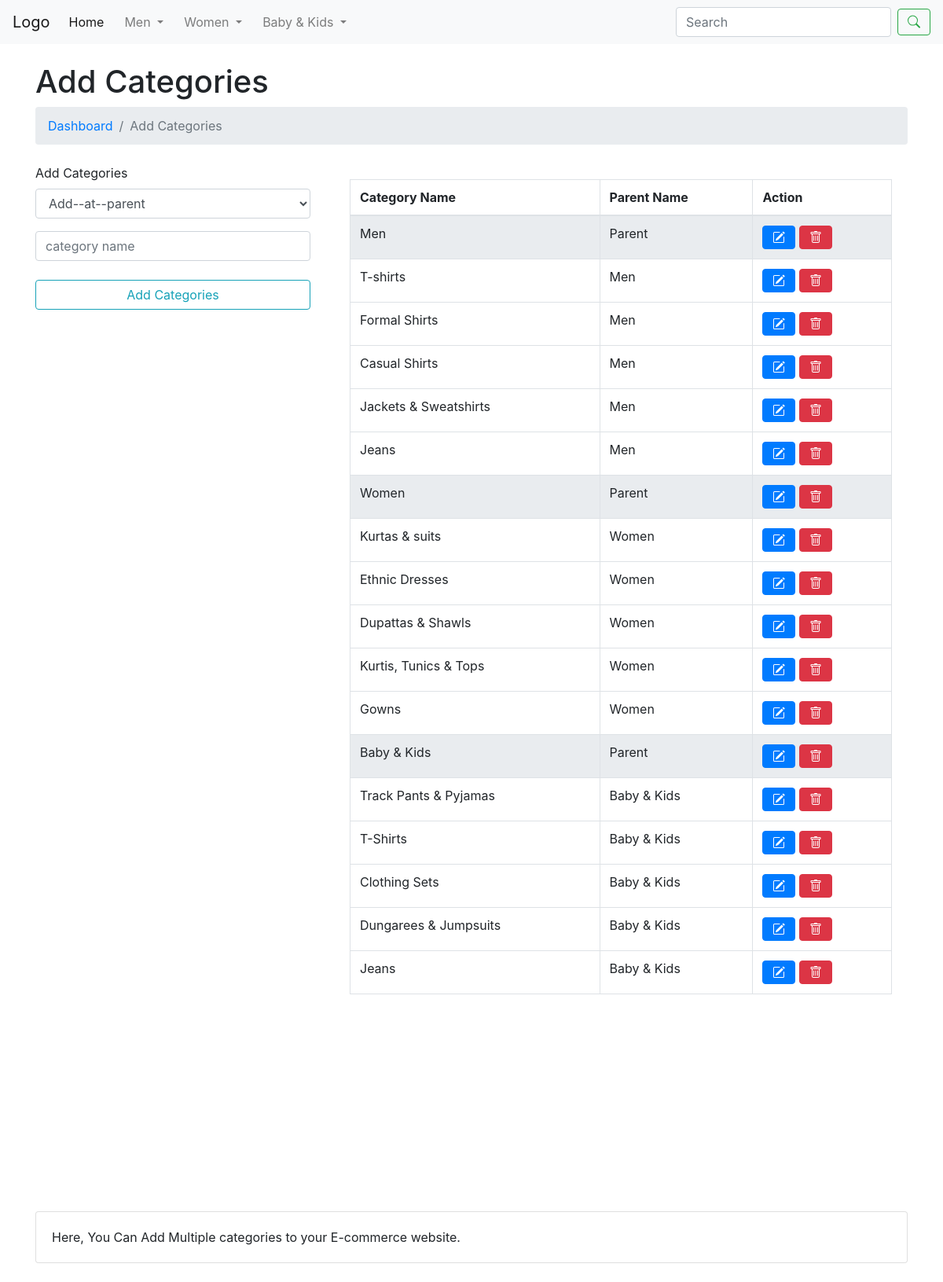
The page / on the database its author committed.
### tables this page shows
CREATE TABLE `tbl_categories` (
  `category_id` int(11) NOT NULL,
  `category_name` varchar(255) NOT NULL,
  `parent_category_id` int(11) NOT NULL
);

### index.php (the view, shortened to what this page needs)
<?php
  include("database_connection.php");
  include("navigation_bar.php");
?>
    <div id="layoutSidenav_content">
      <main>
        <div class="container">
          <h1 class="mt-4">Add Categories</h1>
          <ol class="breadcrumb mb-4">
            <li class="breadcrumb-item"><a href="index.html">Dashboard</a></li>
            <li class="breadcrumb-item active">Add Categories</li>
          </ol>
            <div class="row">
                <div class="col-md-4">
                    <form class="form" method="POST" action="">
                  <div class="form-group">
                    <label for="add_categories">Add Categories</label>
                    <select class="form-control" id="parent_category_id" name="parent_category_id">
                      <option value="0">Add--at--parent</option>
                    </select>
                  </div>
                  <input class="form-control" type="text" name="category_name" placeholder="category name"  id="category_name" />
                  <br>
                  <button type="submit" name="add_categories" id="add_categories"
                  class="btn btn-outline-info btn-md btn-block">Add Categories</button>
                </form>
                </div>
              <div class="col-md-8 col-sm-4">
                <div class="card-body">
                  <div class="table-responsive">
                    <table class="table table-bordered" id="dataTable" width="100%" cellspacing="0">
                      <thead>
                        <tr>
                          <th>Category Name</th>
                          <th>Parent Name</th>
                          <th>Action</th>
                        </tr>
                      </thead>
                      <tbody>
                        <?php
                        $fetch_parent_query = "SELECT * FROM `tbl_categories` WHERE parent_category_id=0";
                        $parent_query_result = mysqli_query($connection,$fetch_parent_query)or die(mysqli_error($connection));
                        foreach ($parent_query_result as $parent) {
                          $parent_id = (int)$parent['category_id'];
                          $fetch_child_query = "SELECT * FROM `tbl_categories` WHERE parent_category_id = '$parent_id'";
                          $child_query_result = mysqli_query($connection, $fetch_child_query)or die(mysqli_error($connection));
                          ?>
                          <tr style="background-color: #e9ecef;">
                            <td><?= $parent['category_name'];?></td>
                            <td>Parent</td>
                            <td>
                               <a href="edit_category.php?edit=<?= $parent['category_id'];?>">
                              <button class="btn btn-primary" type="submit" data-toggle="tooltip" data-placement="top" title="You Can't Edit Parent Category.To do so,Delete it and Create New Parent category.">
                              </button>
                            </a>
                              <a href="delete_category.php?delete=<?= $parent['category_id']; ?>">
                              <button type="submit" class="btn btn-danger remove" data-toggle="modal" data-target="#parent_model">
                              </button>
                            </a>
                            </td>
                          </tr>
                          <?php foreach($child_query_result as $child){?>
                            <tr>
                              <td><?= $child['category_name'];?></td>
                              <td><?= $parent['category_name'];?></td>
                              <td>
                                <a href="edit_category.php?edit=<?= $child['category_id'];?>">
                                <button class="btn btn-primary" type="submit">
                                </button>
                              </a>
                                <a href="delete_category.php?delete=<?= $child['category_id']; ?>">
                                <button type="submit" class="btn btn-danger delete_btn remove" data-toggle="modal" data-target="#child_model">
                                </button>
                              </a>
                              </td>
                            </tr>
                          <?php }; ?>
                        <?php }; ?>
                      </tbody>
                    </table>
                  </div>
                </div>
              </div>
            </div>
            <div style="height: 30vh;"></div>
            <div class="card mb-4"><div class="card-body">Here, You Can Add Multiple categories to your E-commerce website.</div></div>
          </div>
        </main>

### navigation_bar.php (shortened to what this page needs)
<?php
include("functions.php");
?>
<link rel="stylesheet" type="text/css" href="https://stackpath.bootstrapcdn.com/bootstrap/4.5.0/css/bootstrap.min.css">
<nav class="navbar navbar-expand-lg navbar-light bg-light">
  <a class="navbar-brand" href="#">Logo</a>
  <div class="collapse navbar-collapse" id="navbarSupportedContent">
    <ul class="navbar-nav mr-auto">
      <li class="nav-item active">
        <a class="nav-link" href="index.php">Home <span class="sr-only">(current)</span></a>
      </li>
      <?php
      $parent_query = "SELECT * FROM `tbl_categories` WHERE parent_category_id = 0";
      $parent_result = mysqli_query($connection, $parent_query) or die( mysqli_error($connection));
      while($parent = mysqli_fetch_assoc($parent_result)){ ?>
        <li class="nav-item dropdown" style="padding-left: 10px;">
      <li class="nav-item dropdown">
        <a class="nav-link dropdown-toggle" href="#" id="navbarDropdown" role="button" data-toggle="dropdown" aria-haspopup="true" aria-expanded="false">
          <?php $parent_id = $parent['category_id'];?>
          <?php echo $parent['category_name'];?>
        </a>
          <?php
          $dropdown_query = "SELECT * FROM `tbl_categories` WHERE parent_category_id = '$parent_id'";
          $child_query = mysqli_query($connection, $dropdown_query) or die( mysqli_error($connection));?>
      </li>
      <?php }?>
    </ul>
    <form class="form-inline my-2 my-lg-0">
      <input class="form-control mr-sm-2" type="search" aria-label="Small" aria-describedby="inputGroup-sizing-sm" placeholder="Search" aria-label="Search">
      <button class="btn btn-outline-success my-2 my-sm-0" type="submit">
      </button>
    </form>
  </div>
</nav>

### rows shown on the page
tbl_categories: category_name "Men"
tbl_categories: category_name "Women"
tbl_categories: category_name "Baby & Kids"
tbl_categories: category_name "T-shirts"
tbl_categories: category_name "Formal Shirts"
tbl_categories: category_name "Casual Shirts"
tbl_categories: category_name "Jackets & Sweatshirts"
tbl_categories: category_name "Jeans"
tbl_categories: category_name "Kurtas & suits"
tbl_categories: category_name "Ethnic Dresses"
tbl_categories: category_name "Dupattas & Shawls"
tbl_categories: category_name "Kurtis, Tunics & Tops"
tbl_categories: category_name "Gowns"
tbl_categories: category_name "Track Pants & Pyjamas"
tbl_categories: category_name "T-Shirts"
tbl_categories: category_name "Clothing Sets"
tbl_categories: category_name "Dungarees & Jumpsuits"
tbl_categories: category_name "Jeans"
